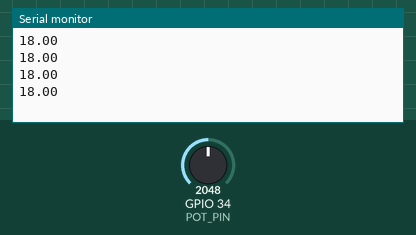
Recording of a sketch running on a simulated ESP32. Parts: the last lines printed to the serial monitor. The test bench sets the inputs (shaded band); at power-on: GPIO 34 (POT_PIN) = 2048.

Above: at 2.2 s.
2.3 s: GPIO 34 (POT_PIN) set to 2866
At 2.71 s:
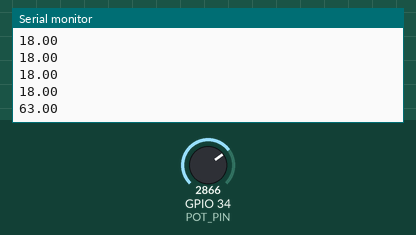
3.8 s: GPIO 34 (POT_PIN) set to 3603
At 3.91 s:
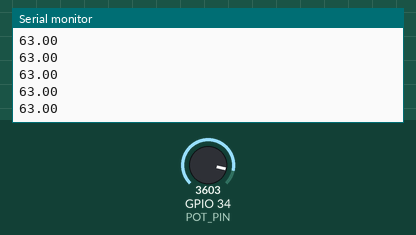
Timing chart, 0 to 6.8 s (numbered marks = the images above; inputs shaded):
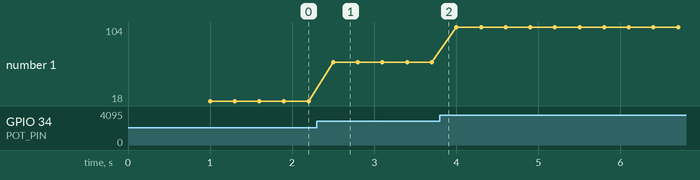

Measured:
- after the input at 2.3 s, the serial monitor: prints a new line after 0.20 s (image 1)
- plotted number 1: 18 → 63 after the input at 2.3 s, 63 → 104 after the input at 3.8 s

The sketch:

Rudder_rotation.ino
```cpp
// Define the potentiometer pin
#define POT_PIN 34 // Replace with your ADC pin, GPIO34 is used in this example

void setup() {
  // Initialize Serial communication
  Serial.begin(115200); // Set baud rate for Serial communication
  delay(1000); // Wait for Serial Monitor to initialize
}

void loop() {
  // Read the raw analog value from the potentiometer
  int potValue = analogRead(POT_PIN);

  // Map the raw value (98 to 3345) to degrees (-90 to 90)
  float degrees = map(potValue, 98, 3345, -90, 90);

  // Print the mapped value (in degrees) to the Serial Plotter
  Serial.println(degrees);

  // Small delay for smoother plotting
  delay(300); // Adjust for desired update speed
}
```
